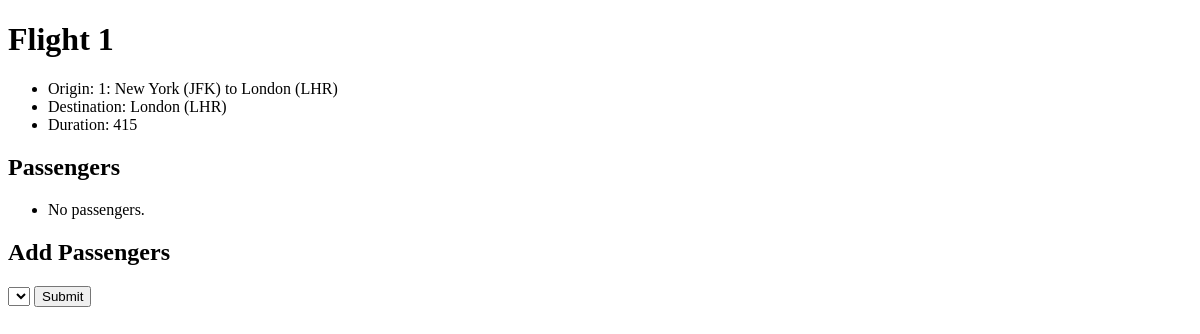
The app's page /flights/1, older data.
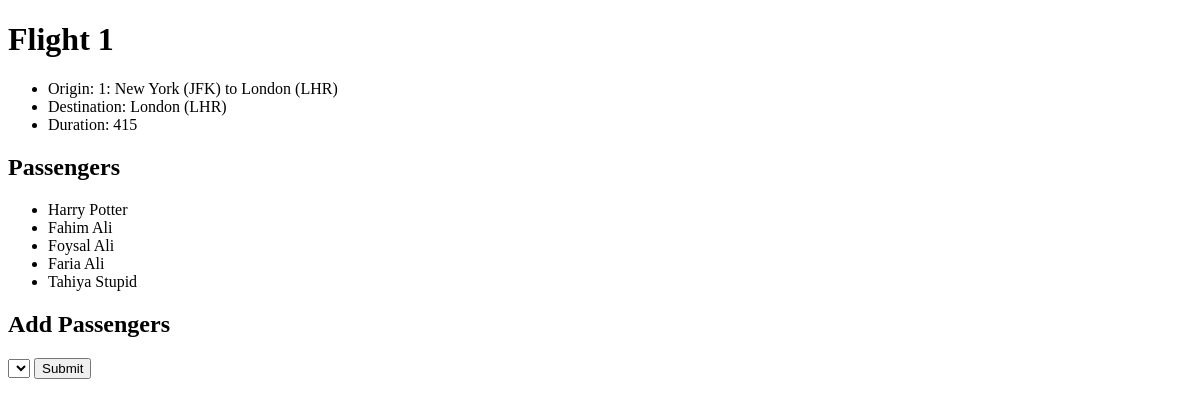
The same page, newer data.
### flights/models.py (models this page shows)
class Flight(models.Model):
    origin = models.ForeignKey(Airport, on_delete=models.CASCADE, related_name="departures")
    destination = models.ForeignKey(Airport, on_delete=models.CASCADE, related_name="arrivals")
    duration = models.IntegerField()
    def __str__(self):
        return f"{self.id}: {self.origin} to {self.destination}"

class Airport(models.Model):
    code = models.CharField(max_length=3)
    city = models.CharField(max_length=64)
    def __str__(self):
         return f"{self.city} ({self.code})"

class Passenger(models.Model):
    first_name = models.CharField(max_length=64)
    last_name = models.CharField(max_length=64)
    flights = models.ManyToManyField(Flight, blank=True, related_name="passengers")
    def __str__(self):
        return f"{self.first_name} {self.last_name}"

### flights/views.py (the view)
# urls.py: path("<int:flight_id>", views.flight, name="flight"),
def flight(request,  flight_id):
    flight =  Flight.objects.get(pk=flight_id)
    return render(request, "flights/flight.html", {
        "flight":flight,
        "passengers": flight.passengers.all(),
        "non_passengers": Passenger.objects.exclude(flights=flight).all()
    })

### flights/templates/flights/flight.html (shortened to what this page needs)
{% extends "flights/layout.html" %}
{% block body %}
<h1>Flight {{flight.id}}</h1>
<ul>
    <li>Origin: {{flight}}</li>
    <li>Destination: {{ flight.destination}}</li>
    <li>Duration: {{flight.duration}}</li>
</ul>
<h2>Passengers</h2>
<ul>
    {% for passenger in passengers %}
    <li>{{passenger}}</li>
    {% empty %}
    <li>No passengers. </li>
    {% endfor %}
</ul>
<h2>Add Passengers</h2>
<form action="{% url 'book' flight.id %}" method="post">
    <select name="passenger">
    </select>
    <input type="submit">
</form>
{% endblock %}

### flights/templates/flights/layout.html (shortened to what this page needs)
<!DOCTYPE html>
<html lang="en">
<head>
</head>
<body>
    {% block body %}
    {% endblock %}
</body>
</html>

Row changes from the older to the newer data that the page shows:
added Passenger: first_name+last_name "Harry Potter"
added Passenger: first_name+last_name "Fahim Ali"
added Passenger: first_name+last_name "Foysal Ali"
added Passenger: first_name+last_name "Faria Ali"
added Passenger: first_name+last_name "Tahiya Stupid"
Text that changed along with them:
text no longer shown: "No passengers."
